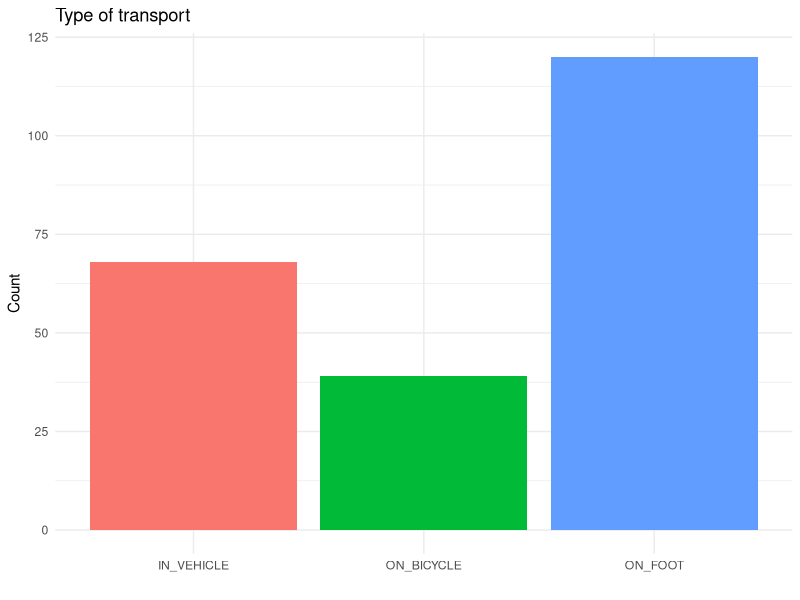
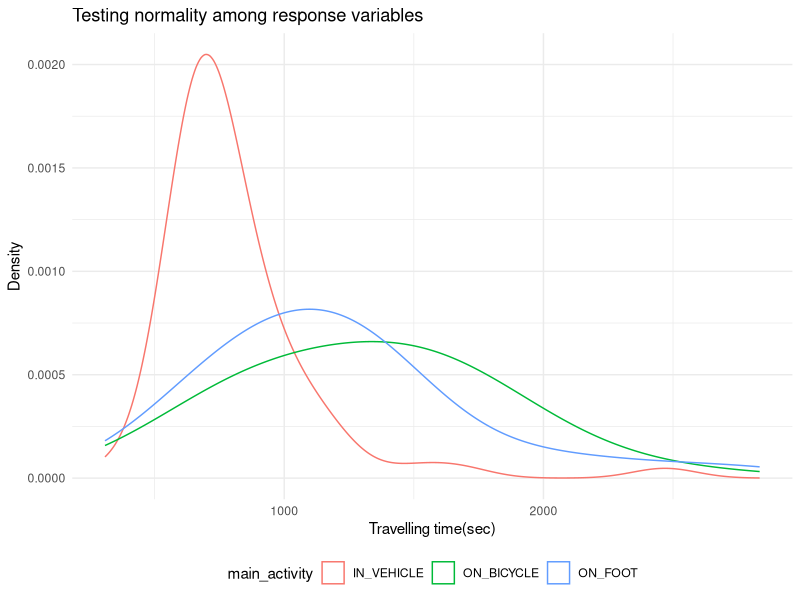
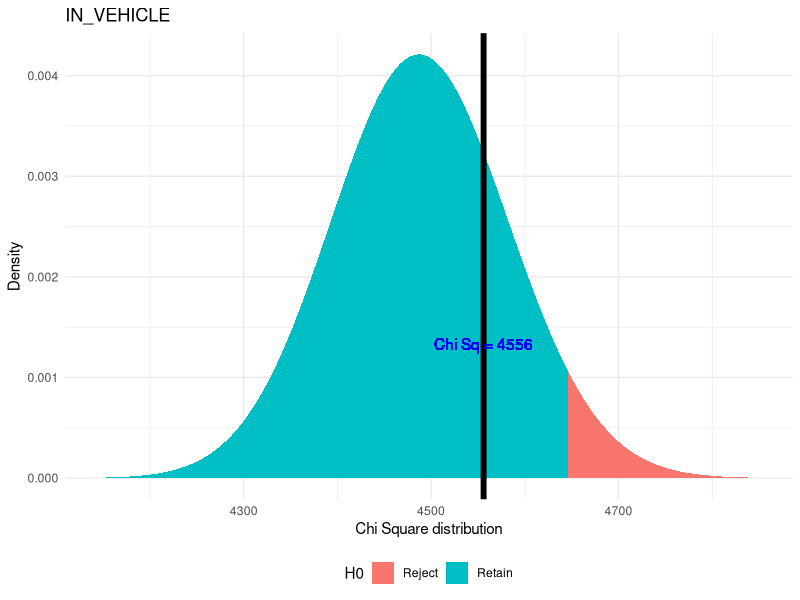
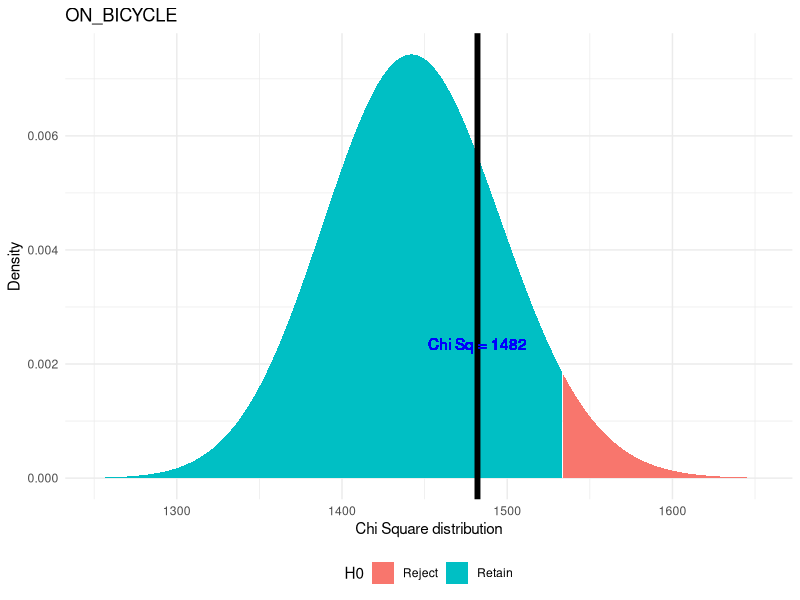
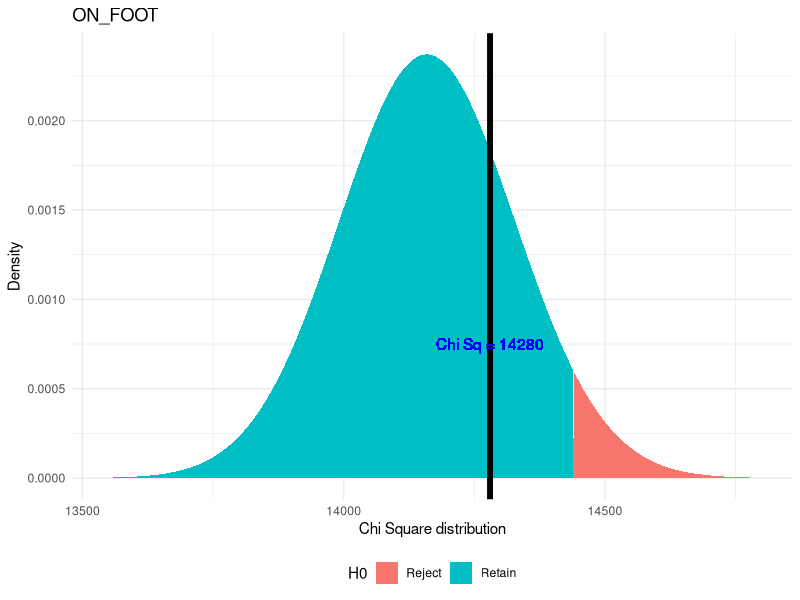
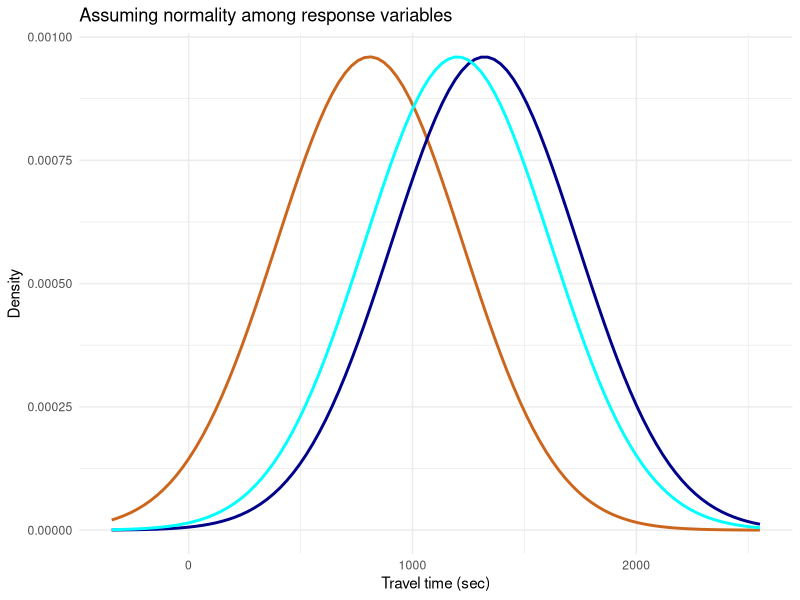
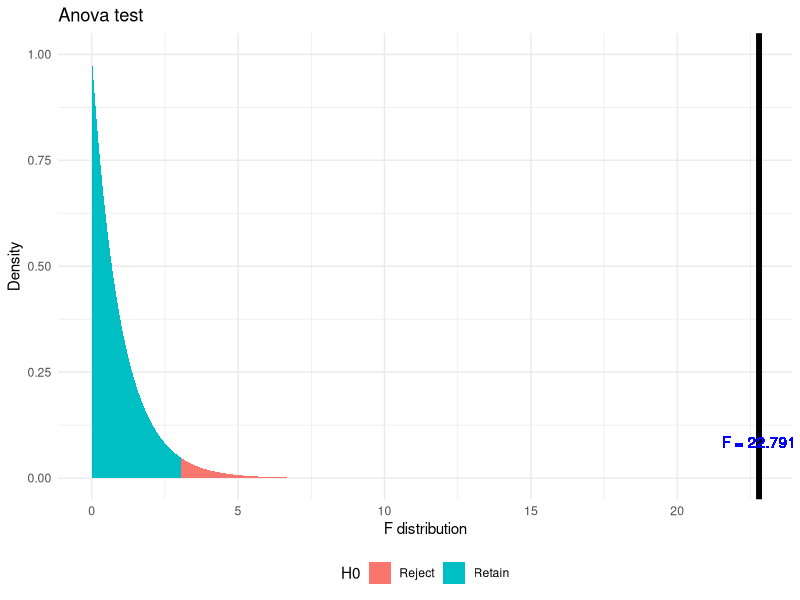

Generate these figures, in order, with R:
## ---- chunk 1
knitr::opts_chunk$set(
	echo = FALSE,
	message = FALSE,
	warning = FALSE
)
library(tidyverse)
set.seed(0512)
setwd('C:\\Users\\Achyuthuni\\Desktop\\attendance')
travel <- read_csv("travel.csv")
## ---- chunk 2
dplyr::sample_n(travel %>% dplyr::select(date, main_activity, travelling.time), 5)
travel$travelling.time <- as.numeric(travel$travelling.time)
## ---- chunk 3
ggplot(travel, aes(x = main_activity, group = main_activity, fill = main_activity)) + 
  geom_bar()  + 
  guides(fill = FALSE) +
  theme_minimal() +
  labs(
    x = "",
    y = "Count",
    title = "Type of transport"
  )
## ---- chunk 4
data.summary <- travel %>% 
  rename(group = main_activity) %>% 
  group_by(group) %>% 
  summarise(count = n(), 
            mean = mean(travelling.time),
            sd = sd(travelling.time))
data.summary
## ---- chunk 5
ggplot() + 
  geom_density(data=travel, aes(x=travelling.time, group=main_activity, color=main_activity), adjust=2) +
  labs(x = 'Travelling time(sec)', y='Density',  title = 'Testing normality among response variables') +
  theme_minimal()+theme(legend.position="bottom")
## ---- chunk 6
# Functions used in chi-sq-test

chi.sq.plot <- function(pop.mean=0, alpha = 0.05, chi.sq, df,
                              label = 'Chi Square distribution',title = 'Chi Square goodness of fit test'){
  # Creating a sample chi-sq distribution
  range <- seq(qchisq(0.0001, df), qchisq(0.9999, df), by = (qchisq(0.9999, df)-qchisq(0.0001, df))*0.001)
  chi.sq.dist <- data.frame(range = range, dist = dchisq(x = range, ncp = pop.mean, df = df)) %>% 
    dplyr::mutate(H0 = if_else(range <= qchisq(p = 1-alpha, ncp = pop.mean, df = df,lower.tail = TRUE),'Retain', 'Reject'))
  # Plotting sampling distribution and x_bar value with cutoff
  plot.test <- ggplot(data = chi.sq.dist, aes(x = range,y = dist)) +
    geom_area(aes(fill = H0)) +
    scale_color_manual(drop = TRUE, values = c('Retain' = "#00BFC4", 'Reject' = "#F8766D"), aesthetics = 'fill') +
    geom_vline(xintercept = chi.sq, size = 2) +
    geom_text(aes(x = chi.sq, label = paste0('Chi Sq = ', round(chi.sq,3)), y = mean(dist)), colour="blue", vjust = 1.2) +
    labs(x = label, y='Density',  title = title) +
    theme_minimal()+theme(legend.position="bottom")
  plot(plot.test)
}
## ---- chunk 7
for(i in 1:nrow(data.summary)){
  mean <- data.summary$mean[i]
  sd <- data.summary$sd[i]
  length <- data.summary$count[i]
  range <- seq(mean-3*sd, mean+3*sd, by = sd*0.001)
  norm.dist <- rnorm(n = length, mean = mean, sd = sd)
  test.dist <- (travel %>% dplyr::filter(main_activity == data.summary$group[i]))$travelling.time
  cat('Testing for group ', data.summary$group[i], '\n')
  chi.test <- chisq.test(norm.dist, test.dist)
  print(chi.test)
  chi.sq.plot(chi.sq = chi.test$statistic, df = chi.test$parameter, title = data.summary$group[i])
}
## ---- chunk 8
plot.normal.groups <- function(data.summary, mean, sd, label, title){
  common.group.sd <- mean(data.summary$sd)

  range <- seq(mean-3*sd, mean+3*sd, by = sd*0.001)
  norm.dist <- data.frame(range = range, dist = dnorm(x = range, mean = mean, sd = sd))
  # Plotting sampling distribution and x_bar value with cutoff
  norm.aov.plot <- ggplot(data = norm.dist, aes(x = range,y = dist))
  for (i in 1:nrow(data.summary)) {
    norm.aov.plot <- norm.aov.plot + 
      stat_function(fun = dnorm, color=colors()[sample(50:100, 1)],  size = 1, 
                    args = list(mean = data.summary$mean[i], sd = common.group.sd))
  }
  norm.aov.plot + labs(x = label, y='Density',  title = title) +
      theme_minimal()+theme(legend.position="bottom")
}



set.seed(9)
mean <- mean(travel$travelling.time)
sd <- sd(travel$travelling.time)
plot.normal.groups(data.summary, mean, sd, 'Travel time (sec)', 'Assuming normality among response variables')
## ---- chunk 9
# Functions used in anova-test

f.plot <- function(pop.mean=0, alpha = 0.05, f, df1, df2,
                              label = 'F distribution',title = 'Anova test'){
  # Creating a sample F distribution
  range <- seq(qf(0.0001, df1, df2), qf(0.9999, df1, df2), by = (qf(0.9999, df1, df2)-qf(0.0001, df1, df2))*0.001)
  f.dist <- data.frame(range = range, dist = df(x = range, ncp = pop.mean, df1 = df1, df2 = df2)) %>% 
    dplyr::mutate(H0 = if_else(range <= qf(p = 1-alpha, ncp = pop.mean, df1 = df1,df2 = df2),'Retain', 'Reject'))
  # Plotting sampling distribution and F value with cutoff
  plot.test <- ggplot(data = f.dist, aes(x = range,y = dist)) +
    geom_area(aes(fill = H0)) +
    scale_color_manual(drop = TRUE, values = c('Retain' = "#00BFC4", 'Reject' = "#F8766D"), aesthetics = 'fill') +
    geom_vline(xintercept = f, size = 2) +
    geom_text(aes(x = f, label = paste0('F = ', round(f,3)), y = mean(dist)), colour="blue", vjust = 1.2) +
    labs(x = label, y='Density',  title = title) +
    theme_minimal()+theme(legend.position="bottom")
  plot(plot.test)
}
## ---- chunk 10
anva <- aov(travelling.time ~ main_activity, travel)
anova.summary <- summary(anva)
print(anova.summary)
f.plot(f = anova.summary[[1]]$F[1], df1 = anova.summary[[1]]$Df[1], df2 = anova.summary[[1]]$Df[2])
## ---- chunk 11
TukeyHSD(anva)
